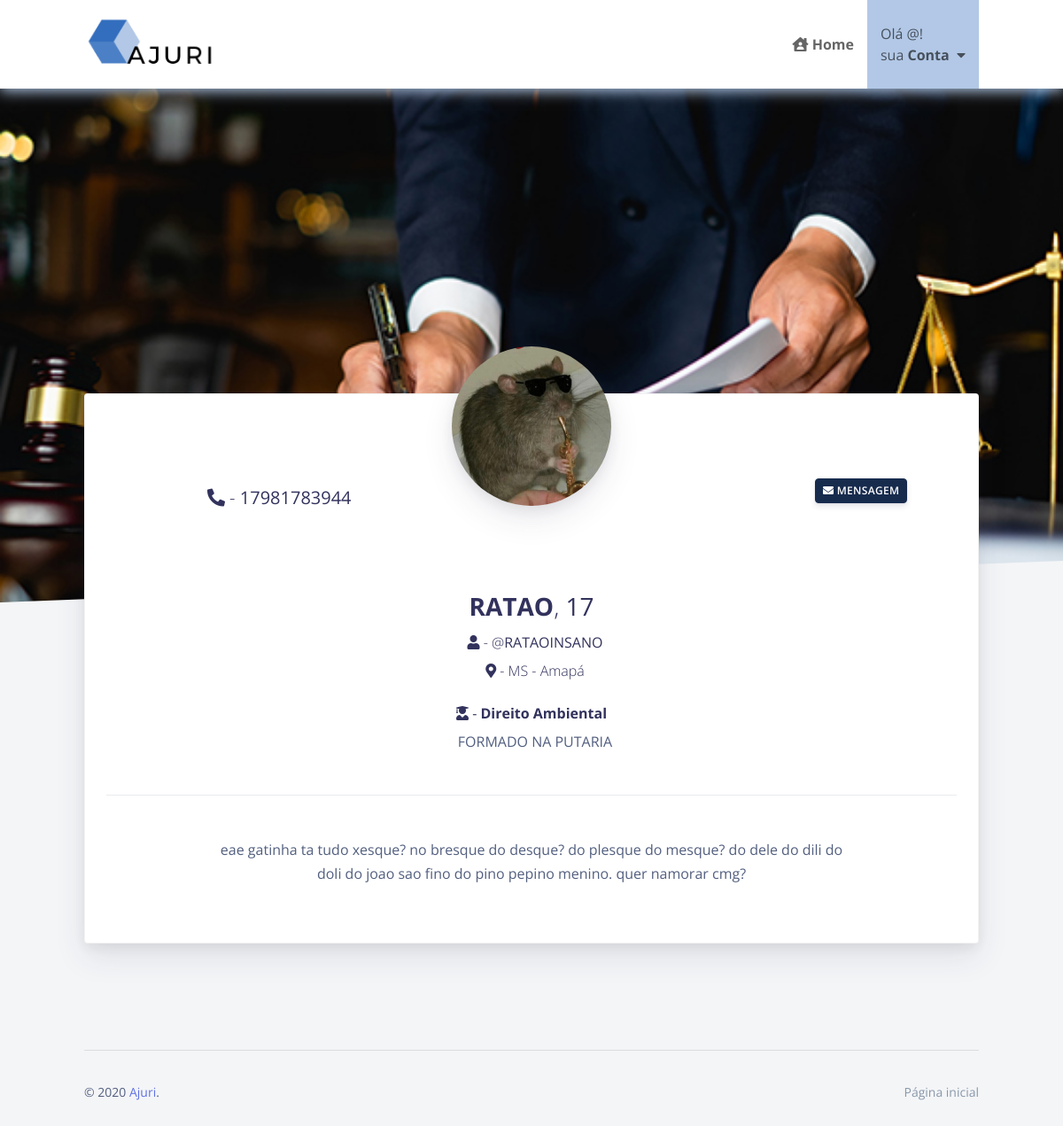
Screenshot of /perfilDoAdvSelected.php?id=13 with the database file from the repository.
### tables this page shows
CREATE TABLE IF NOT EXISTS `tbadvogados` (
  `ID` int(11) NOT NULL AUTO_INCREMENT,
  `NOME` varchar(45) NOT NULL,
  `USERNAME` varchar(45) NOT NULL,
  `TELEFONE` varchar(45) NOT NULL,
  `DATANASC` date NOT NULL,
  `EMAIL` varchar(45) NOT NULL,
  `SENHA` varchar(15) NOT NULL,
  `COD_ESTADO` int(11) NOT NULL,
  `COD_CIDADE` int(11) NOT NULL,
  `DESCRICAO` varchar(300) DEFAULT NULL,
  `IMAGEM` varchar(300) DEFAULT NULL,
  `COD_AREA_DIREITO` int(11) NOT NULL,
  `LUGAR_FORMACAO` varchar(150) DEFAULT NULL,
  `TIPO` varchar(8) NOT NULL,
  PRIMARY KEY (`ID`),
  KEY `COD_CIDADE` (`COD_CIDADE`),
  KEY `COD_ESTADO` (`COD_ESTADO`),
  KEY `COD_AREA_DIREITO` (`COD_AREA_DIREITO`)
);

CREATE TABLE IF NOT EXISTS `estados` (
  `id` int(11) NOT NULL AUTO_INCREMENT,
  `nome_estados` varchar(75) DEFAULT NULL,
  `uf` varchar(5) DEFAULT NULL,
  PRIMARY KEY (`id`)
);

CREATE TABLE IF NOT EXISTS `cidades` (
  `id` int(11) NOT NULL AUTO_INCREMENT,
  `nome_cidades` varchar(120) DEFAULT NULL,
  `id_estado` int(11) DEFAULT NULL,
  PRIMARY KEY (`id`),
  KEY `fk_Cidade_estado` (`id_estado`)
);

CREATE TABLE IF NOT EXISTS `tb_areas_direito` (
  `id_area` int(11) NOT NULL,
  `area_direito` varchar(33) NOT NULL,
  PRIMARY KEY (`id_area`)
);

### perfilDoAdvSelected.php (the view, shortened to what this page needs)
<?php
require "conexao.php";
$pastaArquivos='fotodeperfil/';
$id=$_GET["id"];
$sqlPerfil="select * from tbadvogados where ID=$id";
$resultPerfil = mysqli_query($conn, $sqlPerfil);
$dadosPerfil=mysqli_fetch_array($resultPerfil);
    $foto=$dadosPerfil["IMAGEM"];
    $tel=$dadosPerfil["TELEFONE"];
    $nome=$dadosPerfil["NOME"];
    $arroba=$dadosPerfil["USERNAME"];
    $estado=$dadosPerfil["COD_ESTADO"];
    $cidade=$dadosPerfil["COD_CIDADE"];
    $cod_area_direito=$dadosPerfil["COD_AREA_DIREITO"];
    $formacao=$dadosPerfil["LUGAR_FORMACAO"];
    $descricao=$dadosPerfil["DESCRICAO"];
    $idade=$dadosPerfil["DATANASC"];
    $sqlPEUF="SELECT uf FROM estados where id='$estado'";
    $resultPEUF = mysqli_query($conn,$sqlPEUF);
    $dadosPEUF = mysqli_fetch_array($resultPEUF);
    $nome_estado = $dadosPEUF['uf'];
    $sqlPECidade="SELECT nome_cidades FROM cidades where id='$cidade'";
    $resultPECidade = mysqli_query($conn,$sqlPECidade);
    $dadosPECidade = mysqli_fetch_array($resultPECidade);
    $nome_cidade = $dadosPECidade['nome_cidades'];
    $sqlPEArea="SELECT area_direito FROM tb_areas_direito where id_area='$cod_area_direito'";
    $resultPEArea = mysqli_query($conn,$sqlPEArea);
    $dadosPEArea = mysqli_fetch_array($resultPEArea);
    $nome_area = $dadosPEArea['area_direito'];
    $age = floor((time() - strtotime($idade)) / 31556926);
?>
<!doctype html>
<html>
<head>
  <link href="https://use.fontawesome.com/releases/v5.0.6/css/all.css" rel="stylesheet">
  <link href="css/nucleo-icons.css" rel="stylesheet" />
  <link href="css/nucleo-svg.css" rel="stylesheet" />
  <link rel="stylesheet" href="css/font-awesome.min.css">
   <link href="css/all.css" rel="stylesheet">
  <link href="css/font-awesome.css" rel="stylesheet" />
  <link href="css/nucleo-svg.css" rel="stylesheet" />
  <link href="css/argon-design-system.css?v=1.2.0" rel="stylesheet" />
</head>
<body class="profile-page">
  <nav id="navbar" class="push better-nav fixed-top" style="box-shadow: 0 3px 15px 0 #b2c8e6; background-color: #fff;">
    <div class="container">
      <div class="head">
        <a href="menu.php" class="brand">
          <div class="logo">
            <img class="image" src="images/logo.png" data2x="images/logo.png" alt="Ajuri" />
          </div>
        </a>
      </div>
      <div class="body">
        <ul>
          <li class="home"><a href="menu.php"><i class="fas fa-house-user"></i>&nbsp;<strong>Home</strong></a></li>
          <li class="blog active dropdown"><a href="#"><?php echo "Olá @<strong>".$_SESSION['USERNAME']."</strong>!<br> sua <strong>Conta</strong>";?>&nbsp;&nbsp;<i class="fas fa-caret-down"></i></a>
          </li>
        </ul>
      </div>
    </div>
  </nav>
  <div class="wrapper">
    <section class="section-profile-cover section-shaped my-0">
      <img class="bg-image" src="images/lawyer.jpg" style="width: 100%;">
      <div class="separator separator-bottom separator-skew">
      </div>
    </section>
    <section class="section bg-secondary">
      <div class="container">
        <div class="card card-profile shadow mt--300">
          <div class="px-4">
            <div class="row justify-content-center">
              <div class="col-lg-3 order-lg-2">
                <div class="card-profile-image">
                    <?php echo "<img src = '$pastaArquivos/$foto' class='rounded-circle'>"?>
                </div>
              </div>
              <div class="col-lg-4 order-lg-3 text-lg-right align-self-lg-center">
                <div class="card-profile-actions py-4 mt-lg-0">
            <?php
                echo "
                <br>
                  <a href='https://api.whatsapp.com/send?phone=55$tel&text=Ol%C3%A1,%20vi%20seu%20perfil%20no%20Ajuri,%20poder%C3%ADamos%20conversar?' target='_blank' class='btn btn-sm btn-default float-right'><i class='fas fa-envelope'></i>&nbsp;Mensagem</a>";
            ?>
                </div>
              </div>
              <div class="col-lg-4 order-lg-1">
                <div class="card-profile-stats d-flex justify-content-center">
              <div>
                <br>
                <br>
                <br>
                <div class="h5 font-weight-300"><i class="ni location_pin mr-2"></i><i class="fas fa-phone-alt"></i>&nbsp;-<?php echo "&nbsp;<strong>".$tel."</strong>";?></div>
                </div>
              </div>
              </div>
            </div>
            <div class="text-center mt-5">
              <h3><?php echo "<strong>".$nome."</strong>";?><span class="font-weight-light">,<?php echo "&nbsp;<strong>".$age."</strong>";?></span></h3>
      <div class="h6 font-weight-300"><i class="ni location_pin mr-2"></i><i class="fas fa-user"></i>&nbsp;-&nbsp;<?php echo "@<strong>".$arroba."</strong>";?></div>
            <div class="h6 font-weight-300"><i class="ni location_pin mr-2"></i><i class="fas fa-map-marker-alt"></i>&nbsp;-&nbsp;<?php echo $nome_estado?> - <?php echo $nome_cidade?></div>
            <div class="h6 mt-4"><i class="fas fa-user-graduate"></i>&nbsp;-&nbsp;<strong><?php echo $nome_area?></strong></div>
          <div><i class="ni education_hat mr-2"></i><?php echo $formacao?></div>
            </div>
            <div class="mt-5 py-5 border-top text-center">
              <div class="row justify-content-center">
                <div class="col-lg-9">
                  <p> <?php echo "<strong>".$descricao."</strong>";?></p>
                </div>
              </div>
            </div>
          </div>
        </div>
      </div>
    </section>
    <footer class="footer">
      <div class="container">
        <hr>
        <div class="row align-items-center justify-content-md-between">
          <div class="col-md-6">
            <div class="copyright">
              &copy; 2020 <a href="" target="_self">Ajuri</a>.
            </div>
          </div>
          <div class="col-md-6">
            <ul class="nav nav-footer justify-content-end">
              <li class="nav-item">
                <a href="menu.php" class="nav-link" target="_self">Página inicial</a>
              </li>
            </ul>
          </div>
        </div>
      </div>
    </footer>
  </div>
</body>
</html>

### css/all.css (style rules this page uses)
.fa, .fas, .far, .fal, .fad, .fab { -moz-osx-font-smoothing: grayscale; -webkit-font-smoothing: antialiased; display: inline-block; font-style: normal; font-variant: normal; text-rendering: auto; line-height: 1; }
.fa-caret-down:before { content: "\f0d7"; }
.fa-envelope:before { content: "\f0e0"; }
.fa-house-user:before { content: "\e065"; }
.fa-map-marker-alt:before { content: "\f3c5"; }
.fa-phone-alt:before { content: "\f879"; }
.fa-user:before { content: "\f007"; }
.fa-user-graduate:before { content: "\f501"; }

### perfilDoAdvSelected.php (style rules this page uses)
.better-nav { word-wrap: break-word; background: whitesmoke; height: 100px; margin-bottom: 30px; }
.better-nav a { color: #000; opacity: 0.6; }
.better-nav .container { height: 100%; }
.better-nav.fixed-top { position:absolute; top: 0; left: 0; right: 0; z-index: 90; }
.better-nav .head { float: left; height: 100%; }
.better-nav .head .brand { display: block; opacity: 1; padding: 15px 0; height: 100%; text-decoration: none; }
.better-nav .head .brand .logo { float: left; margin-right: 15px; height: 100%; }
.better-nav .head .brand .logo .image { height: 100%; width: auto; width: auto; }
.better-nav .body { float: right; height: 100%; }
.better-nav .body ul { list-style: none; margin: 0; padding: 0; height: 100%; }
.better-nav .body ul li.active { background: #b2c8e6; }
.better-nav .body > ul > li { display: table; float: left; height: 100%; }
.better-nav .body > ul > li > a { display: table-cell; vertical-align: middle; text-decoration: none; padding: 0 15px; }
.better-nav .body ul li.dropdown { position: relative; }

### rows the page displays
tbadvogados: IMAGEM (picture), TELEFONE "17981783944", NOME "RATAO", DATANASC "17", USERNAME "RATAOINSANO", LUGAR_FORMACAO "FORMADO NA PUTARIA", DESCRICAO "eae gatinha ta tudo xesque? no bresque do desque? do plesque do mesque? do dele do dili do doli do joao sao fino do pino pepino menino. quer namorar cmg?"
estados: uf "MS"
cidades: nome_cidades "Amapá"
tb_areas_direito: area_direito "Direito Ambiental"
